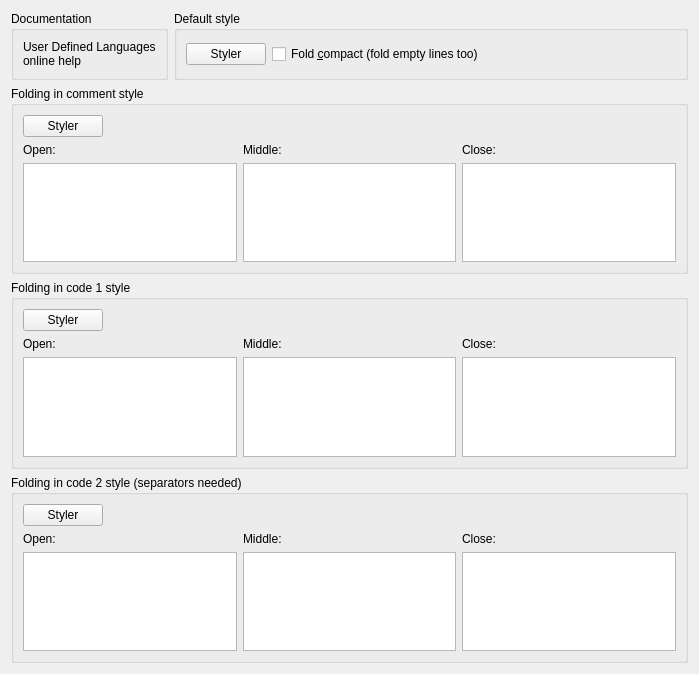
<?xml version="1.0" encoding="UTF-8"?>
<ui version="4.0">
 <class>FolderStyleDlg</class>
 <widget class="QWidget" name="FolderStyleDlg">
  <property name="geometry"><rect><x>0</x><y>0</y><width>699</width><height>674</height></rect></property>
  <layout class="QVBoxLayout" name="layout1">
   <item>
    <layout class="QHBoxLayout" name="layout2">
     <item>
      <widget class="QGroupBox" name="webHelpDescgroupStatic">
       <property name="nppId" stdset="0"><number>21105</number></property>
       <property name="title"><string>Documentation</string></property>
       <layout class="QVBoxLayout" name="layout3">
        <item>
         <widget class="QLabel" name="webHelpLink">
          <property name="nppId" stdset="0"><number>21103</number></property>
          <property name="text"><string>User Defined Languages online help</string></property>
          <property name="wordWrap"><bool>true</bool></property>
         </widget>
        </item>
       </layout>
      </widget>
     </item>
     <item>
      <widget class="QGroupBox" name="defaultDescgroupStatic">
       <property name="nppId" stdset="0"><number>21101</number></property>
       <property name="title"><string>Default style</string></property>
       <layout class="QHBoxLayout" name="layout4">
        <item>
         <widget class="QPushButton" name="defaultStyler">
          <property name="nppId" stdset="0"><number>21102</number></property>
          <property name="text"><string>Styler</string></property>
          <property name="autoDefault"><bool>false</bool></property>
         </widget>
        </item>
        <item>
         <widget class="QCheckBox" name="folderFoldCompact">
          <property name="nppId" stdset="0"><number>21106</number></property>
          <property name="text"><string>Fold &amp;compact (fold empty lines too)</string></property>
         </widget>
        </item>
        <item>
         <spacer name="spacer5">
          <property name="orientation"><enum>Qt::Horizontal</enum></property>
          <property name="sizeType"><enum>QSizePolicy::Expanding</enum></property>
          <property name="sizeHint" stdset="0"><size><width>0</width><height>0</height></size></property>
         </spacer>
        </item>
       </layout>
      </widget>
     </item>
    </layout>
   </item>
   <item>
    <widget class="QGroupBox" name="folderInCommentDescgroupStatic">
     <property name="nppId" stdset="0"><number>21420</number></property>
     <property name="title"><string>Folding in comment style</string></property>
     <layout class="QVBoxLayout" name="layout6">
      <item>
       <layout class="QHBoxLayout" name="layout7">
        <item>
         <widget class="QPushButton" name="folderInCommentStyler">
          <property name="nppId" stdset="0"><number>21427</number></property>
          <property name="text"><string>Styler</string></property>
          <property name="autoDefault"><bool>false</bool></property>
         </widget>
        </item>
        <item>
         <spacer name="spacer8">
          <property name="orientation"><enum>Qt::Horizontal</enum></property>
          <property name="sizeType"><enum>QSizePolicy::Expanding</enum></property>
          <property name="sizeHint" stdset="0"><size><width>0</width><height>0</height></size></property>
         </spacer>
        </item>
       </layout>
      </item>
      <item>
       <layout class="QGridLayout" name="layout9">
        <item row="0" column="0">
         <widget class="QLabel" name="folderInCommentOpenStatic">
          <property name="nppId" stdset="0"><number>21424</number></property>
          <property name="text"><string>Open:</string></property>
         </widget>
        </item>
        <item row="0" column="1">
         <widget class="QLabel" name="folderInCommentMiddleStatic">
          <property name="nppId" stdset="0"><number>21425</number></property>
          <property name="text"><string>Middle:</string></property>
         </widget>
        </item>
        <item row="0" column="2">
         <widget class="QLabel" name="folderInCommentCloseStatic">
          <property name="nppId" stdset="0"><number>21426</number></property>
          <property name="text"><string>Close:</string></property>
         </widget>
        </item>
        <item row="1" column="0">
         <widget class="QPlainTextEdit" name="folderInCommentOpenEdit">
          <property name="nppId" stdset="0"><number>21421</number></property>
          <property name="tabChangesFocus"><bool>true</bool></property>
         </widget>
        </item>
        <item row="1" column="1">
         <widget class="QPlainTextEdit" name="folderInCommentMiddleEdit">
          <property name="nppId" stdset="0"><number>21422</number></property>
          <property name="tabChangesFocus"><bool>true</bool></property>
         </widget>
        </item>
        <item row="1" column="2">
         <widget class="QPlainTextEdit" name="folderInCommentCloseEdit">
          <property name="nppId" stdset="0"><number>21423</number></property>
          <property name="tabChangesFocus"><bool>true</bool></property>
         </widget>
        </item>
       </layout>
      </item>
     </layout>
    </widget>
   </item>
   <item>
    <widget class="QGroupBox" name="folderInCode1DescgroupStatic">
     <property name="nppId" stdset="0"><number>21220</number></property>
     <property name="title"><string>Folding in code 1 style</string></property>
     <layout class="QVBoxLayout" name="layout10">
      <item>
       <layout class="QHBoxLayout" name="layout11">
        <item>
         <widget class="QPushButton" name="folderInCode1Styler">
          <property name="nppId" stdset="0"><number>21227</number></property>
          <property name="text"><string>Styler</string></property>
          <property name="autoDefault"><bool>false</bool></property>
         </widget>
        </item>
        <item>
         <spacer name="spacer12">
          <property name="orientation"><enum>Qt::Horizontal</enum></property>
          <property name="sizeType"><enum>QSizePolicy::Expanding</enum></property>
          <property name="sizeHint" stdset="0"><size><width>0</width><height>0</height></size></property>
         </spacer>
        </item>
       </layout>
      </item>
      <item>
       <layout class="QGridLayout" name="layout13">
        <item row="0" column="0">
         <widget class="QLabel" name="folderInCode1OpenStatic">
          <property name="nppId" stdset="0"><number>21224</number></property>
          <property name="text"><string>Open:</string></property>
         </widget>
        </item>
        <item row="0" column="1">
         <widget class="QLabel" name="folderInCode1MiddleStatic">
          <property name="nppId" stdset="0"><number>21225</number></property>
          <property name="text"><string>Middle:</string></property>
         </widget>
        </item>
        <item row="0" column="2">
         <widget class="QLabel" name="folderInCode1CloseStatic">
          <property name="nppId" stdset="0"><number>21226</number></property>
          <property name="text"><string>Close:</string></property>
         </widget>
        </item>
        <item row="1" column="0">
         <widget class="QPlainTextEdit" name="folderInCode1OpenEdit">
          <property name="nppId" stdset="0"><number>21221</number></property>
          <property name="tabChangesFocus"><bool>true</bool></property>
         </widget>
        </item>
        <item row="1" column="1">
         <widget class="QPlainTextEdit" name="folderInCode1MiddleEdit">
          <property name="nppId" stdset="0"><number>21222</number></property>
          <property name="tabChangesFocus"><bool>true</bool></property>
         </widget>
        </item>
        <item row="1" column="2">
         <widget class="QPlainTextEdit" name="folderInCode1CloseEdit">
          <property name="nppId" stdset="0"><number>21223</number></property>
          <property name="tabChangesFocus"><bool>true</bool></property>
         </widget>
        </item>
       </layout>
      </item>
     </layout>
    </widget>
   </item>
   <item>
    <widget class="QGroupBox" name="folderInCode2DescgroupStatic">
     <property name="nppId" stdset="0"><number>21320</number></property>
     <property name="title"><string>Folding in code 2 style (separators needed)</string></property>
     <layout class="QVBoxLayout" name="layout14">
      <item>
       <layout class="QHBoxLayout" name="layout15">
        <item>
         <widget class="QPushButton" name="folderInCode2Styler">
          <property name="nppId" stdset="0"><number>21327</number></property>
          <property name="text"><string>Styler</string></property>
          <property name="autoDefault"><bool>false</bool></property>
         </widget>
        </item>
        <item>
         <spacer name="spacer16">
          <property name="orientation"><enum>Qt::Horizontal</enum></property>
          <property name="sizeType"><enum>QSizePolicy::Expanding</enum></property>
          <property name="sizeHint" stdset="0"><size><width>0</width><height>0</height></size></property>
         </spacer>
        </item>
       </layout>
      </item>
      <item>
       <layout class="QGridLayout" name="layout17">
        <item row="0" column="0">
         <widget class="QLabel" name="folderInCode2OpenStatic">
          <property name="nppId" stdset="0"><number>21324</number></property>
          <property name="text"><string>Open:</string></property>
         </widget>
        </item>
        <item row="0" column="1">
         <widget class="QLabel" name="folderInCode2MiddleStatic">
          <property name="nppId" stdset="0"><number>21325</number></property>
          <property name="text"><string>Middle:</string></property>
         </widget>
        </item>
        <item row="0" column="2">
         <widget class="QLabel" name="folderInCode2CloseStatic">
          <property name="nppId" stdset="0"><number>21326</number></property>
          <property name="text"><string>Close:</string></property>
         </widget>
        </item>
        <item row="1" column="0">
         <widget class="QPlainTextEdit" name="folderInCode2OpenEdit">
          <property name="nppId" stdset="0"><number>21321</number></property>
          <property name="tabChangesFocus"><bool>true</bool></property>
         </widget>
        </item>
        <item row="1" column="1">
         <widget class="QPlainTextEdit" name="folderInCode2MiddleEdit">
          <property name="nppId" stdset="0"><number>21322</number></property>
          <property name="tabChangesFocus"><bool>true</bool></property>
         </widget>
        </item>
        <item row="1" column="2">
         <widget class="QPlainTextEdit" name="folderInCode2CloseEdit">
          <property name="nppId" stdset="0"><number>21323</number></property>
          <property name="tabChangesFocus"><bool>true</bool></property>
         </widget>
        </item>
       </layout>
      </item>
     </layout>
    </widget>
   </item>
   <item>
    <spacer name="spacer18">
     <property name="orientation"><enum>Qt::Vertical</enum></property>
     <property name="sizeType"><enum>QSizePolicy::Expanding</enum></property>
     <property name="sizeHint" stdset="0"><size><width>0</width><height>0</height></size></property>
    </spacer>
   </item>
  </layout>
 </widget>
 <resources/>
 <connections/>
</ui>
